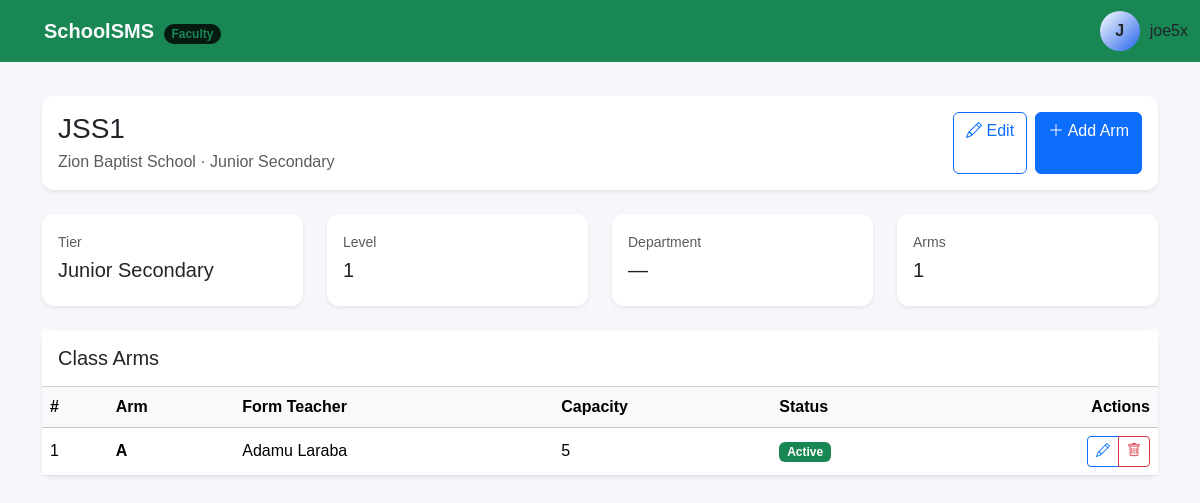
Page /academics/classes/1/ (signed in) on the committed database.
### accounts/models.py (models this page shows, shortened)
class User(AbstractUser):
    class Role(models.TextChoices):
        SUPER_ADMIN = (
            "super_admin",
            "Super Administrator",
        )
        SCHOOL_ADMIN = (
            "school_admin",
            "School Administrator",
        )
        PRINCIPAL = (
            "principal",
            "Principal",
        )
        VICE_PRINCIPAL = (
            "vice_principal",
            "Vice Principal",
        )
        HEAD_TEACHER = (
            "head_teacher",
            "Head Teacher",
        )
        TEACHER = (
            "teacher",
            "Teacher",
        )
        FORM_TEACHER = (
            "form_teacher",
            "Form Teacher",
        )
        BURSAR = (
            "bursar",
            "Bursar",
        )
        ACCOUNTANT = (
            "accountant",
            "Accountant",
        )
        REGISTRAR = (
            "registrar",
            "Registrar",
        )
        STUDENT = (
            "student",
            "Student",
        )
        PARENT = (
            "parent",
            "Parent/Guardian",
        )
    school = models.ForeignKey(
        "schools.School",
        on_delete=models.SET_NULL,
        null=True,
        blank=True,
        related_name="users",
    )
    role = models.CharField(
        max_length=30,
        choices=Role.choices,
        default=Role.TEACHER,
    )
    phone = models.CharField(
        max_length=20,
        blank=True,
    )
    staff_id = models.CharField(
        max_length=50,
        null=True,
        blank=True,
    )
    profile_photo = models.ImageField(
        upload_to="accounts/profiles/",
        blank=True,
        null=True,
    )
    address = models.TextField(
        blank=True,
    )
    date_of_birth = models.DateField(
        blank=True,
        null=True,
    )
    is_verified = models.BooleanField(
        default=False,
    )
    created_at = models.DateTimeField(
        auto_now_add=True,
    )
    updated_at = models.DateTimeField(
        auto_now=True,
    )
    class Meta:
        ordering = [
            "first_name",
            "last_name",
        ]
        constraints = [
            models.UniqueConstraint(
                fields=[
                    "school",
                    "staff_id",
                ],
                condition=Q(
                    staff_id__isnull=False,
                ),
                name="unique_staff_id_per_school",
            ),
        ]

### academics/models.py (models this page shows, shortened)
class AcademicClass(models.Model):
    school = models.ForeignKey(
        "schools.School",
        on_delete=models.CASCADE,
        related_name="academic_classes",
    )
    name = models.CharField(
        max_length=50,
    )
    tier = models.CharField(
        max_length=20,
        choices=SchoolTier.choices,
    )
    level = models.PositiveSmallIntegerField(
        help_text=(
            "Nursery 1-3, Basic 1-6, "
            "JSS 1-3 or SSS 1-3."
        ),
    )
    department = models.CharField(
        max_length=20,
        choices=Department.choices,
        blank=True,
        null=True,
    )
    is_active = models.BooleanField(
        default=True,
    )
    class Meta:
        ordering = [
            "tier",
            "level",
            "name",
        ]

class ClassArm(models.Model):
    academic_class = models.ForeignKey(
        AcademicClass,
        on_delete=models.CASCADE,
        related_name="arms",
    )
    name = models.CharField(
        max_length=20,
        help_text="Example: A, B, C",
    )
    form_teacher = models.ForeignKey(
        "accounts.User",
        on_delete=models.SET_NULL,
        null=True,
        blank=True,
        related_name="form_teacher_arms",
    )
    capacity = models.PositiveIntegerField(
        default=40,
    )
    is_active = models.BooleanField(
        default=True,
    )
    created_at = models.DateTimeField(
        auto_now_add=True,
    )
    updated_at = models.DateTimeField(
        auto_now=True,
    )
    class Meta:
        ordering = [
            "academic_class",
            "name",
        ]
        constraints = [
            models.UniqueConstraint(
                fields=[
                    "academic_class",
                    "name",
                ],
                name="unique_class_arm",
            ),
        ]

### schools/models.py (models this page shows, shortened)
class School(models.Model):
    name = models.CharField(
        max_length=255,
    )
    short_name = models.CharField(
        max_length=50,
        blank=True,
    )
    address = models.TextField()
    phone = models.CharField(
        max_length=30,
        blank=True,
    )
    email = models.EmailField(
        blank=True,
    )
    website = models.URLField(
        blank=True,
    )
    logo = models.ImageField(
        upload_to="schools/logos/",
        blank=True,
        null=True,
        validators=[
            FileExtensionValidator(
                allowed_extensions=[
                    "jpg",
                    "jpeg",
                    "png",
                    "webp",
                ]
            )
        ],
    )
    motto = models.CharField(
        max_length=255,
        blank=True,
    )
    principal_name = models.CharField(
        max_length=150,
        blank=True,
    )
    principal_signature = models.ImageField(
        upload_to="schools/signatures/",
        blank=True,
        null=True,
        validators=[
            FileExtensionValidator(
                allowed_extensions=[
                    "jpg",
                    "jpeg",
                    "png",
                    "webp",
                ]
            )
        ],
    )
    principal_stamp = models.ImageField(
        upload_to="schools/stamps/",
        blank=True,
        null=True,
        validators=[
            FileExtensionValidator(
                allowed_extensions=[
                    "jpg",
                    "jpeg",
                    "png",
                    "webp",
                ]
            )
        ],
    )
    is_active = models.BooleanField(
        default=True,
    )
    created_at = models.DateTimeField(
        auto_now_add=True,
    )
    updated_at = models.DateTimeField(
        auto_now=True,
    )
    class Meta:
        ordering = ["name"]

### academics/views.py (the view)
@login_required
def class_detail(request, pk):
    academic_class = get_object_or_404(
        AcademicClass.objects
        .select_related("school")
        .prefetch_related(
            "arms",
            "arms__form_teacher",
        ),
        pk=pk,
    )
    return render(
        request,
        "academics/class_detail.html",
        {
            "academic_class": academic_class,
            "arms": academic_class.arms.all(),
        },
    )

### templates/academics/class_detail.html (shortened to what this page needs)
{% extends "base.html" %}
{% block content %}
<div class="container pt-5">
    <div class="card border-0 shadow-sm mb-4">
        <div class="card-body">
            <div class="d-flex justify-content-between">
                <div>
                    <h3 class="mb-1">
                        {{ academic_class.name }}
                    </h3>
                    <p class="text-muted mb-0">
                        {{ academic_class.school.name }}
                        ·
                        {{ academic_class.get_tier_display }}
                    </p>
                </div>
                <div class="d-flex gap-2">
                    <a
                        href="{% url 'academics:class_update' academic_class.pk %}"
                        class="btn btn-outline-primary"
                    >
                        <i class="bi bi-pencil"></i>
                        Edit
                    </a>
                    <a
                        href="{% url 'academics:arm_create' academic_class.pk %}"
                        class="btn btn-primary"
                    >
                        <i class="bi bi-plus-lg"></i>
                        Add Arm
                    </a>
                </div>
            </div>
        </div>
    </div>
    <div class="row g-4 mb-4">
        <div class="col-md-3">
            <div class="card border-0 shadow-sm">
                <div class="card-body">
                    <small class="text-muted">
                        Tier
                    </small>
                    <h5 class="mt-1">
                        {{ academic_class.get_tier_display }}
                    </h5>
                </div>
            </div>
        </div>
        <div class="col-md-3">
            <div class="card border-0 shadow-sm">
                <div class="card-body">
                    <small class="text-muted">
                        Level
                    </small>
                    <h5 class="mt-1">
                        {{ academic_class.level }}
                    </h5>
                </div>
            </div>
        </div>
        <div class="col-md-3">
            <div class="card border-0 shadow-sm">
                <div class="card-body">
                    <small class="text-muted">
                        Department
                    </small>
                    <h5 class="mt-1">
                        {% if academic_class.department %}
                            {{ academic_class.get_department_display }}
                        {% else %}
                            —
                        {% endif %}
                    </h5>
                </div>
            </div>
        </div>
        <div class="col-md-3">
            <div class="card border-0 shadow-sm">
                <div class="card-body">
                    <small class="text-muted">
                        Arms
                    </small>
                    <h5 class="mt-1">
                        {{ arms|length }}
                    </h5>
                </div>
            </div>
        </div>
    </div>
    <div class="card border-0 shadow-sm">
        <div class="card-header bg-white py-3">
            <h5 class="mb-0">
                Class Arms
            </h5>
        </div>
        <div class="card-body p-0">
            <div class="table-responsive">
                <table class="table table-hover align-middle mb-0">
                    <thead class="table-light">
                        <tr>
                            <th>#</th>
                            <th>Arm</th>
                            <th>Form Teacher</th>
                            <th>Capacity</th>
                            <th>Status</th>
                            <th class="text-end">
                                Actions
                            </th>
                        </tr>
                    </thead>
                    <tbody>
                        {% for arm in arms %}
                            <tr>
                                <td>
                                    {{ forloop.counter }}
                                </td>
                                <td>
                                    <strong>
                                        {{ arm.name }}
                                    </strong>
                                </td>
                                <td>
                                    {% if arm.form_teacher %}
                                        {{ arm.form_teacher.get_full_name|default:arm.form_teacher.username }}
                                    {% else %}
                                        <span class="text-muted">
                                            Not assigned
                                        </span>
                                    {% endif %}
                                </td>
                                <td>
                                    {{ arm.capacity }}
                                </td>
                                <td>
                                    {% if arm.is_active %}
                                        <span class="badge text-bg-success">
                                            Active
                                        </span>
                                    {% else %}
                                        <span class="badge text-bg-secondary">
                                            Inactive
                                        </span>
                                    {% endif %}
                                </td>
                                <td class="text-end">
                                    <div class="btn-group">
                                        <a
                                            href="{% url 'academics:arm_update' arm.pk %}"
                                            class="btn btn-sm btn-outline-primary"
                                        >
                                            <i class="bi bi-pencil"></i>
                                        </a>
                                        <a
                                            href="{% url 'academics:arm_delete' arm.pk %}"
                                            class="btn btn-sm btn-outline-danger"
                                        >
                                            <i class="bi bi-trash"></i>
                                        </a>
                                    </div>
                                </td>
                            </tr>
                        {% endfor %}
                    </tbody>
                </table>
            </div>
        </div>
    </div>
</div>
{% endblock %}

### templates/base.html (shortened to what this page needs)
{% load static %}
<!DOCTYPE html>
<html lang="en">
<head>
    <link
        href="https://cdn.jsdelivr.net/npm/bootstrap@5.3.3/dist/css/bootstrap.min.css"
        rel="stylesheet"
    >
    <link
        href="https://cdn.jsdelivr.net/npm/bootstrap-icons@1.11.3/font/bootstrap-icons.css"
        rel="stylesheet"
    >
     <link
     rel="stylesheet"
     href="{% static 'css/sms.css' %}"
    >
</head>
<body>
    <nav class="navbar fixed-top bg-success" data-bs-theme="dark">
    <div class="container-fluid d-flex justify-content-between align-items-center">
        {% if request.user.role == 'super_admin' %}
            <a class="navbar-brand d-flex align-items-center gap-2 fw-bold text-light text-decoration-none" href="/admin/">
                <i class="bi bi-shield-lock-fill text-danger fs-4"></i>
                <span>SchoolSMS <span class="badge bg-danger-subtle text-danger rounded-pill fs-8 ms-1">Root</span></span>
            </a>
        {% elif request.user.role == 'head_teacher' or request.user.role == 'teacher' or request.user.role == 'form_teacher' %}
            <a class="navbar-brand d-flex align-items-center gap-2 fw-bold text-light text-decoration-none" href="{% url 'dashboard:dashboard' %}">
                <i class="bi bi-journal-bookmark-fill text-success fs-4"></i>
                <span>SchoolSMS <span class="badge bg-success-subtle text-success rounded-pill fs-8 ms-1">Faculty</span></span>
            </a>
        {% elif request.user.role == 'bursar' or request.user.role == 'accountant' %}
            <a class="navbar-brand d-flex align-items-center gap-2 fw-bold text-light text-decoration-none" href="{% url 'dashboard:dashboard' %}">
                <i class="bi bi-wallet2 text-warning fs-4"></i>
                <span>SchoolSMS <span class="badge bg-warning-subtle text-warning rounded-pill fs-8 ms-1">Finance</span></span>
            </a>
        {% elif request.user.role == 'parent' %}
            <a class="navbar-brand d-flex align-items-center gap-2 fw-bold text-light text-decoration-none" href="{% url 'dashboard:dashboard' %}">
                <i class="bi bi-people-fill text-light fs-4"></i>
                <span>SchoolSMS <span class="badge bg-light text-light rounded-pill fs-8 ms-1">Parent Portal</span></span>
            </a>
        {% else %}
            <a class="navbar-brand d-flex align-items-center gap-2 fw-bold text-light text-decoration-none" href="{% url 'dashboard:dashboard' %}">
                <i class="bi bi-mortarboard-fill text-primary fs-4"></i>
                <span>SchoolSMS</span>
            </a>
        {% endif %}
        <div class="d-flex gap-2">
            <div class="user-profile">
                <div class="avatar">
                    {{ user.username|first|upper }}
                </div>
                <span>
                    {{ user.username }}
                </span>
            </div>
        </div>
    </div>
</nav>
<div class="container-fluid pt-4 mt-4">
</div>
{% block content %}
{% endblock %}
</body>
</html>

### rows in the picture
User: username|first "J", username "joe5x"
AcademicClass: name "JSS1", school.name "Zion Baptist School", tier "Junior Secondary", level "1"
ClassArm: name "A", form_teacher.get_full_name "Adamu Laraba", capacity "5", is_active "Active"

### other values in the picture
{{ arms|length }} "1"
